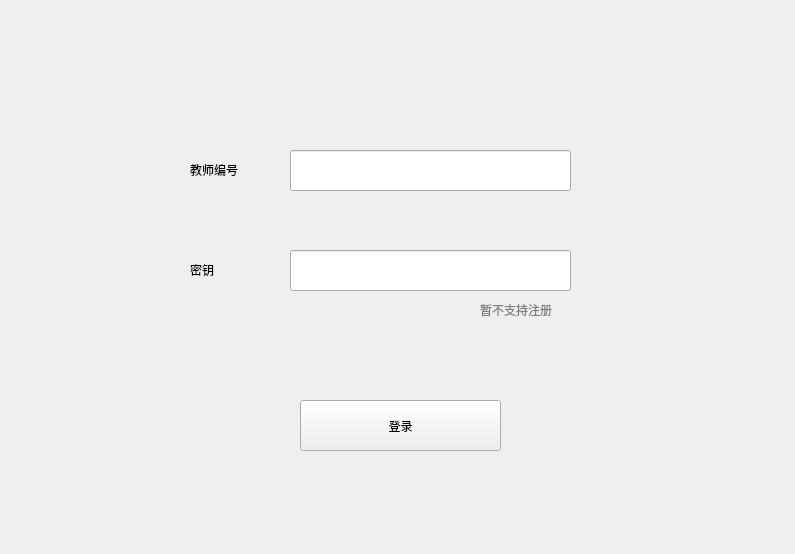
<?xml version="1.0" encoding="UTF-8"?>
<ui version="4.0">
 <class>Form</class>
 <widget class="QWidget" name="Form">
  <property name="geometry">
   <rect>
    <x>0</x>
    <y>0</y>
    <width>795</width>
    <height>554</height>
   </rect>
  </property>
  <property name="windowTitle">
   <string>Form</string>
  </property>
  <widget class="QLabel" name="label">
   <property name="geometry">
    <rect>
     <x>190</x>
     <y>150</y>
     <width>61</width>
     <height>41</height>
    </rect>
   </property>
   <property name="text">
    <string>&lt;html&gt;&lt;head/&gt;&lt;body&gt;&lt;p&gt;教师编号&lt;/p&gt;&lt;/body&gt;&lt;/html&gt;</string>
   </property>
  </widget>
  <widget class="QLineEdit" name="teacherNo">
   <property name="geometry">
    <rect>
     <x>290</x>
     <y>150</y>
     <width>281</width>
     <height>41</height>
    </rect>
   </property>
  </widget>
  <widget class="QLabel" name="label_2">
   <property name="geometry">
    <rect>
     <x>190</x>
     <y>250</y>
     <width>61</width>
     <height>41</height>
    </rect>
   </property>
   <property name="text">
    <string>&lt;html&gt;&lt;head/&gt;&lt;body&gt;&lt;p&gt;密钥&lt;/p&gt;&lt;/body&gt;&lt;/html&gt;</string>
   </property>
  </widget>
  <widget class="QLineEdit" name="password">
   <property name="geometry">
    <rect>
     <x>290</x>
     <y>250</y>
     <width>281</width>
     <height>41</height>
    </rect>
   </property>
  </widget>
  <widget class="QPushButton" name="loginBtn">
   <property name="geometry">
    <rect>
     <x>300</x>
     <y>400</y>
     <width>201</width>
     <height>51</height>
    </rect>
   </property>
   <property name="text">
    <string>登录</string>
   </property>
  </widget>
  <widget class="QLabel" name="label_3">
   <property name="geometry">
    <rect>
     <x>480</x>
     <y>300</y>
     <width>111</width>
     <height>20</height>
    </rect>
   </property>
   <property name="text">
    <string>&lt;html&gt;&lt;head/&gt;&lt;body&gt;&lt;p&gt;&lt;span style=&quot; color:#7e7e7e;&quot;&gt;暂不支持注册&lt;/span&gt;&lt;/p&gt;&lt;/body&gt;&lt;/html&gt;</string>
   </property>
  </widget>
 </widget>
 <resources/>
 <connections/>
</ui>
